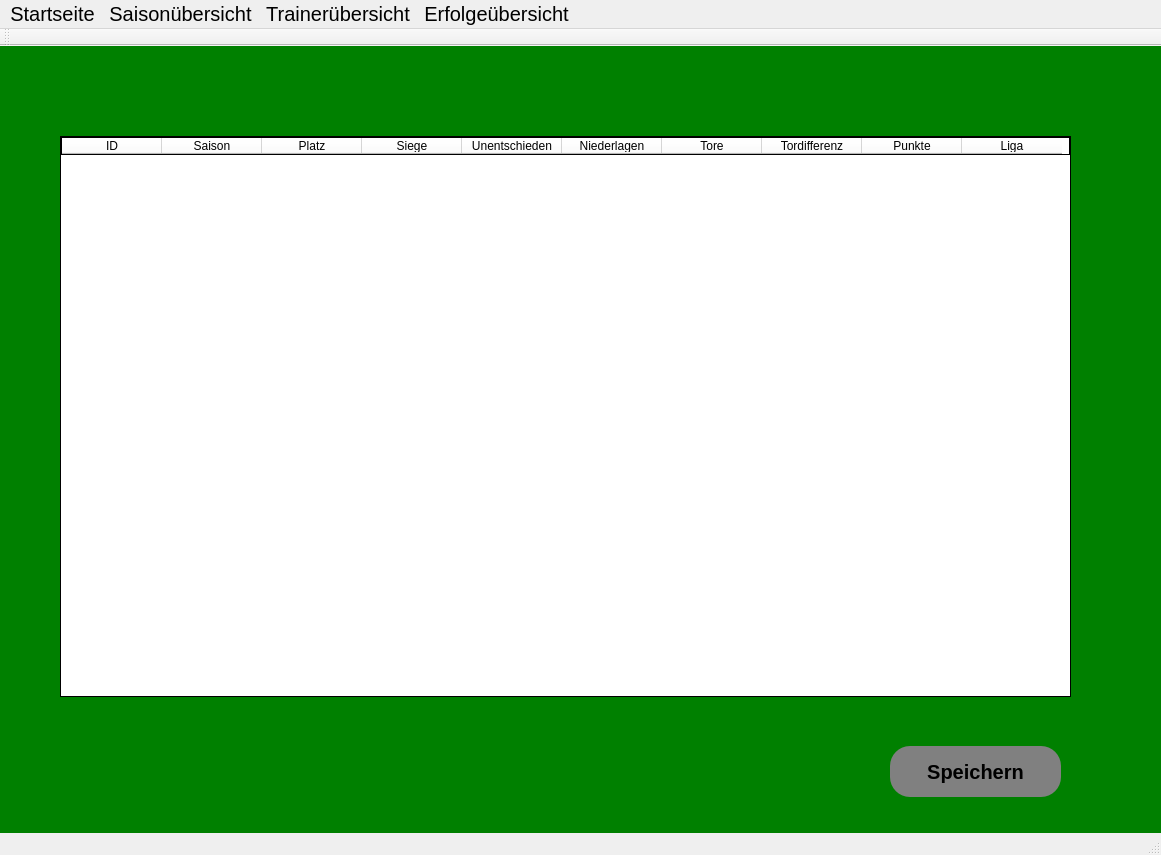
<?xml version="1.0" encoding="UTF-8"?>
<ui version="4.0">
 <class>SaisonWindow</class>
 <widget class="QMainWindow" name="SaisonWindow">
  <property name="geometry">
   <rect>
    <x>0</x>
    <y>0</y>
    <width>1161</width>
    <height>855</height>
   </rect>
  </property>
  <property name="windowTitle">
   <string>SV Werder Bremen</string>
  </property>
  <property name="windowIcon">
   <iconset>
    <normalon>logo.bmp</normalon>
   </iconset>
  </property>
  <widget class="QWidget" name="centralwidget">
   <property name="minimumSize">
    <size>
     <width>1024</width>
     <height>768</height>
    </size>
   </property>
   <property name="styleSheet">
    <string notr="true">background-color:green;</string>
   </property>
   <widget class="QPushButton" name="saveBtn">
    <property name="geometry">
     <rect>
      <x>890</x>
      <y>700</y>
      <width>171</width>
      <height>51</height>
     </rect>
    </property>
    <property name="font">
     <font>
      <pointsize>15</pointsize>
      <bold>true</bold>
     </font>
    </property>
    <property name="styleSheet">
     <string notr="true">background-color:gray;  border-radius:20px;</string>
    </property>
    <property name="text">
     <string>Speichern</string>
    </property>
   </widget>
   <widget class="QTableWidget" name="saisontbl">
    <property name="geometry">
     <rect>
      <x>60</x>
      <y>90</y>
      <width>1011</width>
      <height>561</height>
     </rect>
    </property>
    <property name="styleSheet">
     <string notr="true">background-color:white; border: 1px solid black;</string>
    </property>
    <property name="showGrid">
     <bool>true</bool>
    </property>
    <property name="gridStyle">
     <enum>Qt::SolidLine</enum>
    </property>
    <property name="sortingEnabled">
     <bool>false</bool>
    </property>
    <column>
     <property name="text">
      <string>ID</string>
     </property>
    </column>
    <column>
     <property name="text">
      <string>Saison</string>
     </property>
    </column>
    <column>
     <property name="text">
      <string>Platz</string>
     </property>
    </column>
    <column>
     <property name="text">
      <string>Siege</string>
     </property>
    </column>
    <column>
     <property name="text">
      <string>Unentschieden</string>
     </property>
    </column>
    <column>
     <property name="text">
      <string>Niederlagen</string>
     </property>
    </column>
    <column>
     <property name="text">
      <string>Tore</string>
     </property>
    </column>
    <column>
     <property name="text">
      <string>Tordifferenz</string>
     </property>
    </column>
    <column>
     <property name="text">
      <string>Punkte</string>
     </property>
    </column>
    <column>
     <property name="text">
      <string>Liga</string>
     </property>
    </column>
   </widget>
  </widget>
  <widget class="QStatusBar" name="statusbar"/>
  <widget class="QMenuBar" name="menubar">
   <property name="geometry">
    <rect>
     <x>0</x>
     <y>0</y>
     <width>1161</width>
     <height>33</height>
    </rect>
   </property>
   <property name="font">
    <font>
     <pointsize>15</pointsize>
     <bold>false</bold>
    </font>
   </property>
   <widget class="QMenu" name="menuStartseite">
    <property name="title">
     <string>Startseite</string>
    </property>
   </widget>
   <widget class="QMenu" name="menuSaison_bersicht">
    <property name="title">
     <string>Saisonübersicht</string>
    </property>
   </widget>
   <widget class="QMenu" name="menuTrainer_bersicht">
    <property name="title">
     <string>Trainerübersicht</string>
    </property>
   </widget>
   <widget class="QMenu" name="menuErfolge_bersicht">
    <property name="title">
     <string>Erfolgeübersicht</string>
    </property>
   </widget>
   <addaction name="menuStartseite"/>
   <addaction name="menuSaison_bersicht"/>
   <addaction name="menuTrainer_bersicht"/>
   <addaction name="menuErfolge_bersicht"/>
  </widget>
  <widget class="QToolBar" name="toolBar">
   <property name="windowTitle">
    <string>toolBar</string>
   </property>
   <attribute name="toolBarArea">
    <enum>TopToolBarArea</enum>
   </attribute>
   <attribute name="toolBarBreak">
    <bool>false</bool>
   </attribute>
  </widget>
 </widget>
 <resources/>
 <connections/>
</ui>
